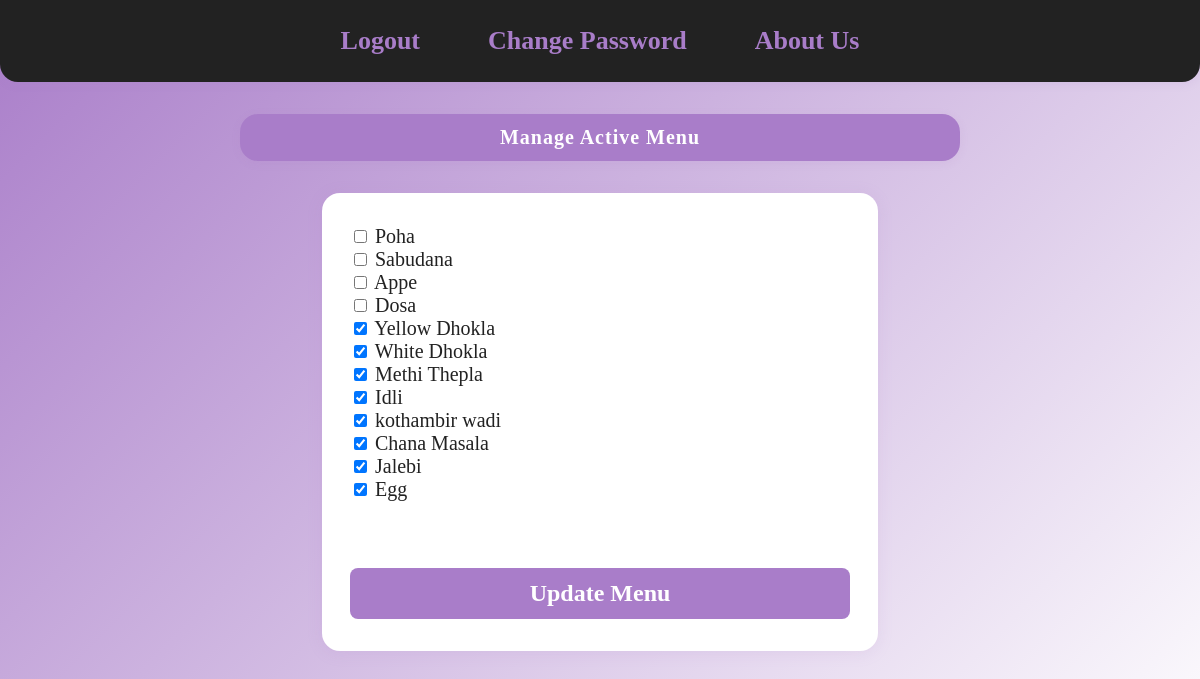
Screenshot of /manage_menu (signed in) with the database file from the repository.
### messapp/models.py (models this page shows, shortened)
class ActiveMenu(models.Model):
    menu_items = models.JSONField(default=list)  # Store list of item keys from OrderModel.MENU_CHOICES
    updated_at = models.DateTimeField(auto_now=True)

### messapp/views.py (the view, shortened to what this page needs)
# urls.py: path("manage_menu", manage_menu, name="manage_menu"),
def manage_menu(request):
    if not request.user.is_authenticated or not request.user.is_staff:
        return redirect('adminlogin')
    menu_choices = [item[0] for item in OrderModel.MENU_CHOICES]
    try:
        active_menu = ActiveMenu.objects.latest('updated_at')
        current_menu = active_menu.menu_items
    except ActiveMenu.DoesNotExist:
        current_menu = menu_choices
    return render(request, "manage_menu.html", {
        "menu_choices": menu_choices,
        "current_menu": current_menu
    })

### messapp/templates/manage_menu.html (shortened to what this page needs)
{% extends 'base1.html' %}
{% block content %}
<h2>Manage Active Menu</h2>
<form method="POST">
    <div style="text-align:left; display:inline-block;">
        {% for item in menu_choices %}
            <label>
                <input type="checkbox" name="menu_items" value="{{ item }}" {% if item in current_menu %}checked{% endif %}>
                {{ item }}
            </label><br>
        {% endfor %}
    </div>
    <br>
    <input type="submit" value="Update Menu">
</form>
{% endblock %}

### templates/base1.html (style rules this page uses)
* { font-size:20px; font-family:Comic Sans MS; }
body { background: linear-gradient(135deg, #A97DC9 0%, #fff 100%); min-height: 100vh; margin: 0; font-family: 'Segoe UI', 'Roboto', 'Arial', sans-serif; color: #222; }
h1, h2 { color: #222; font-weight: 700; letter-spacing: 1px; margin-top: 32px; margin-bottom: 18px; text-align: center; }
h2 { background: #A97DC9; color: #fff; border-radius: 18px; padding: 12px 0; width: 60%; margin: 32px auto 18px auto; box-shadow: 0 2px 8px rgba(169, 125, 201, 0.12); }
form { background: #fff; padding: 32px 28px; border-radius: 18px; box-shadow: 0 2px 16px rgba(169, 125, 201, 0.13); max-width: 500px; margin: 32px auto; display: flex; flex-direction: column; gap: 18px; }
button, input[type="submit"] { background: #A97DC9; color: #fff; font-size: 1.2rem; font-weight: 600; border: none; border-radius: 8px; padding: 12px 0; cursor: pointer; transition: background 0.2s; margin-top: 8px; }

### rows the page displays
ActiveMenu: menu_items "☑" "☑" "☑" "☑" "☑" "☑" "☑" "☑"

### other values shown
{{ item }} "Poha" "Sabudana" "Appe" "Dosa" "Yellow Dhokla" "White Dhokla" "Methi Thepla" "Idli" "kothambir wadi" "Chana Masala" "Jalebi" "Egg"
